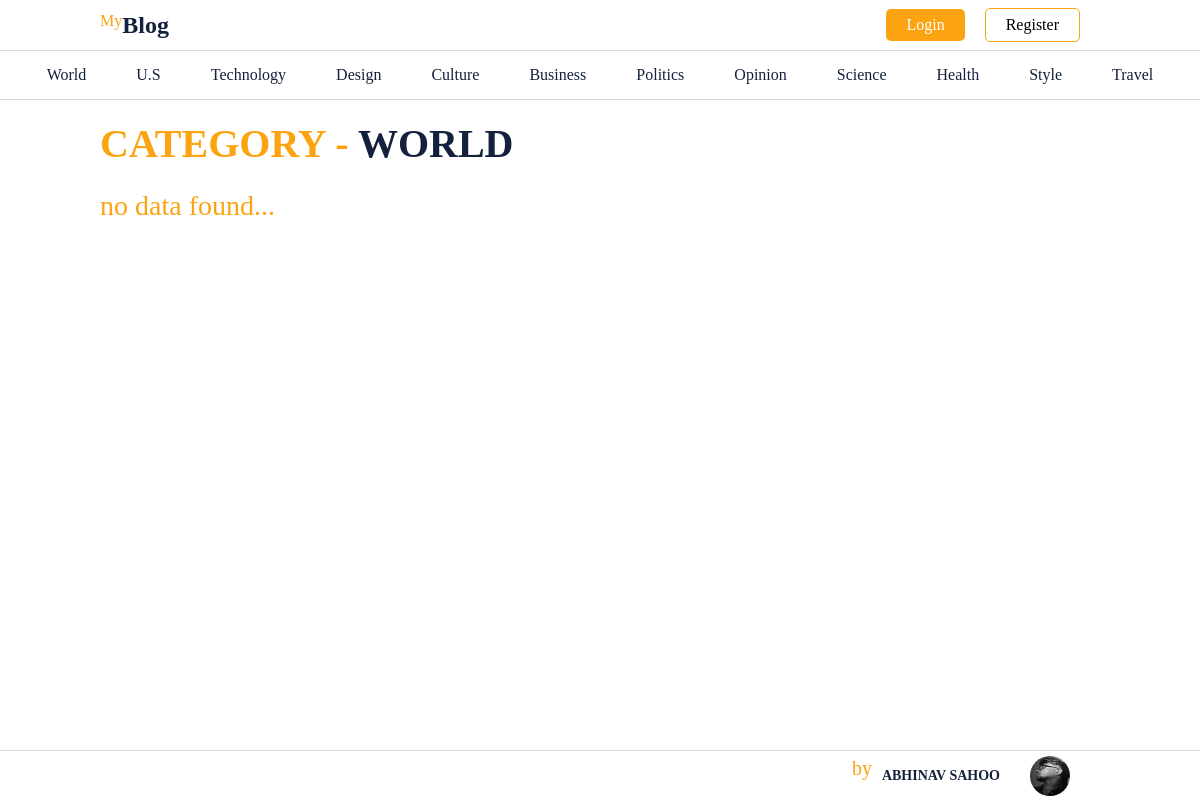
Page /category/1/ on the committed database.
### blogs/models.py (models this page shows)
class Category(models.Model):
    category_name=models.CharField(max_length=50,unique=True)
    created_at=models.DateTimeField(auto_now_add=True)
    updated_at=models.DateTimeField(auto_now=True)
    class Meta:
        verbose_name_plural='categories'
    def __str__(self):
        return self.category_name

### blogs/views.py (the view)
# urls.py: path('<int:category_id>/',views.get_by_category,name='get_by_category'),
def get_by_category(request,category_id):
    category=get_object_or_404(Category,id=category_id)
    blog=Blog.objects.filter(status="Published",category_id=category_id)
    context={
        "category":category,
        "blog":blog,
    }
    return render(request,"get_by_category.html",context)

### blogs/context_processors.py (called while the page is built)
def get_context(request):
    categories=Category.objects.all()
    return dict(categories=categories)

### templates/get_by_category.html (shortened to what this page needs)
{% load static %}
<!DOCTYPE html>
<html lang="en">
<head>
    <link rel="stylesheet" href="{% static 'css/styles.css' %}"><link rel="stylesheet" href="{% static 'css/get_by_category.css' %}">
</head>
<body>
    <nav class="navbar">
        <a href="{% url 'home' %}">
            <span>
                <p>My</p>
                <h1>Blog</h1>
            </span>
        </a>
        <div class="login-container">
            <a href="#" class="login">Login</a>
            <a href="#" class="register">Register</a>
        </div>
    </nav>
    <ul class="nav-links">
        {% for cat in categories %}
        <li><a href="{% url 'get_by_category' cat.id %}">{{ cat.category_name }}</a></li>
        {% endfor %}
    </ul>
    <h1 class="category-head">
        Category - <span>{{category}}</span>
    </h1>
    {% if blog %}
    <div class="blog-article-category">
        <div class="blog-articles">
            {% for article in blog %}
            <div class="article">
                <h1>{{article.title}}</h1>
                <span>{{article.updated_at | timesince}} ago  | by {{ article.author }}</span>
                <p>{{article.short_description | truncatewords:25}}</p>
            </div>
            {% endfor %}
        </div>
    </div>
    {% else%}
    <p class="no-data-found">no data found...</p>
    {% endif%}
    <footer class="footer">
        <img src="{% static 'images/selfImg1.jpg' %}" alt="my Image">
        <span>
            <p>by</p>
            <h1>Abhinav Sahoo</h1>
        </span>
    </footer>
</body>
</html>

### core/static/css/styles.css (style rules this page uses)
* { margin: 0; padding: 0; box-sizing: border-box; }
:root { --white: #ffffff; --smoke: #e5e5e5; --orange-1: #fca311; --orange-2: #e2910f; --navy: #14213d; --black: #000000; --button-bdr: 5px; --grey: rgb(87, 87, 87); }
body { padding-bottom: 50px; }
.navbar { height: 65px; background-color: var(--white); display: flex; justify-content: space-between; align-items: center; margin-inline: 100px; }
.navbar a { text-decoration: none; }
.navbar span { display: flex; }
.navbar span h1 { color: var(--navy); }
.navbar span p { color: var(--orange-1); }
.login-container { width: fit-content; display: flex; justify-content: center; align-items: center; }
.navbar .login { text-decoration: none; background-color: var(--orange-1); color: var(--white); margin-right: 20px; padding: 7px 20px; border-radius: var(--button-bdr); }
.navbar .register { text-decoration: none; border: 1px solid var(--orange-1); color: var(--orange); margin-right: 20px; padding: 7px 20px; border-radius: var(--button-bdr); }
.nav-links { width: 100%; display: flex; flex-wrap: wrap; justify-content: center; column-gap: 50px; height: 50px; align-items: center; border-top: 1px solid rgba(128, 128, 128, 0.3); border-bottom: 1px solid rgba(128, 128, 128, 0.3); overflow-x: auto; scroll-snap-type: x mandatory; scroll-behavior: smooth; scrollbar-width: none; }
.nav-links li { list-style: none; color: var(--navy); }
.nav-links li a { text-decoration: none; color: var(--navy); }
.footer { position: fixed; bottom: 0; border-top: 1px solid rgba(128, 128, 128, 0.3); height: 50px; width: 100%; padding-inline: 100px; background-color: var(--white); display: flex; flex-direction: row-reverse; align-items: center; }
.footer span { display: flex; height: 100%; align-items: center; }
.footer span p { color: var(--orange-1); font-size: 14px; margin-right: 2px; margin-bottom: 15px; }
.footer span h1 { color: var(--navy); text-transform: uppercase; font-size:14px ; }
.footer img { height: 40px; width: 40px; border-radius: 50%; background-size: cover; margin-inline: 30px; }
.category-head { text-transform: uppercase; width: 100%; height: 50px; margin-block: 20px; font-size: 40px; color: var(--orange-1); padding-inline: 100px; }
.category-head span { color: var(--navy); }
.no-data-found { padding-left: 100px; }

### core/static/css/get_by_category.css (style rules this page uses)
* { margin: 0; padding: 0; box-sizing: border-box; }
:root { --white:#ffffff; --smoke:#e5e5e5; --orange-1:#fca311; --orange-2:#e2910f; --navy:#14213d; --black:#000000; --button-bdr:5px; --grey:rgb(87, 87, 87); }
body { padding-bottom: 50px; position: relative; }
.navbar { height: 50px; background-color: var(--white); display:flex; justify-content: space-between; align-items: center; margin-inline: 100px; }
.navbar a { text-decoration: none; }
.navbar span { display:flex; }
.navbar span h1 { color: var(--navy); }
.navbar span p { color: var(--orange-1); }
.navbar .login { text-decoration: none; background-color: var(--orange-1); color:var(--white); margin-right: 20px; padding: 7px 20px; border-radius: var(--button-bdr); }
.navbar .register { text-decoration: none; border: 1px solid var(--orange-1); color:var(--orange); margin-right: 20px; padding: 7px 20px; border-radius: var(--button-bdr); }
.nav-links { width: 100%; display: flex; flex-wrap: wrap; justify-content: center; column-gap: 50px; height: 50px; align-items: center; border-top: 1px solid rgba(128, 128, 128, 0.3); border-bottom: 1px solid rgba(128, 128, 128, 0.3); overflow-x: auto; scroll-snap-type: x mandatory; scroll-behavior: smooth; scrollbar-width: none; }
.nav-links li { list-style: none; color: var(--navy); }
.nav-links li a { text-decoration: none; color: var(--navy); }
.category-head { text-transform: uppercase; width: 100%; height: 50px; margin-block: 20px; font-size: 40px; color: var(--orange-1); padding-inline: 100px; }
.category-head span { color: var(--navy); }
.no-data-found { width: 100%; padding-inline: 100px; color: var(--orange-1); font-size: 28px; }
.footer { position: fixed; bottom: 0; border-top: 1px solid rgba(128, 128, 128, 0.3); height: 50px; width: 100%; padding-inline: 100px; display: flex; flex-direction: row-reverse; align-items: center; }
.footer span { display: flex; height: 100%; align-items: center; }
.footer span p { color: var(--orange-1); font-size: 20px; margin-right: 10px; }
.footer span h1 { color: var(--navy); text-transform: uppercase; }
.footer img { height: 40px; width: 40px; border-radius: 50%; background-size: cover; margin-inline: 30px; }

### rows in the picture
Category: category_name "World", category_name "WORLD"
Category: category_name "U.S"
Category: category_name "Technology"
Category: category_name "Design"
Category: category_name "Culture"
Category: category_name "Business"
Category: category_name "Politics"
Category: category_name "Opinion"
Category: category_name "Science"
Category: category_name "Health"
Category: category_name "Style"
Category: category_name "Travel"
